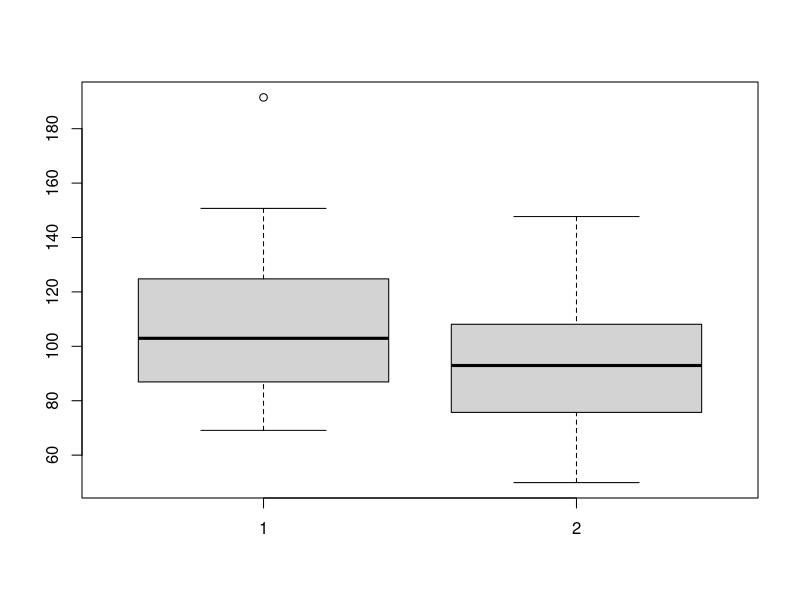

R code for this plot: (Note: this script raises an error after producing the figure.)
##tutorial 7
#Two-sample means T-Test (Independent samples)
?mtcars
t.test(mtcars$mpg~mtcars$am)       ## DV first then IV,am&pm are in the same column, so we need to split them by using ~


## Dependent sample (matched pairs) t.test
## Note that dependent sample implies that the result in the 2nd group is affected by result in first group
install.packages('MASS')
library(MASS)
?immer
immer
boxplot(immer$Y1, immer$Y2)
ttest <- t.test(immer$Y1, immer$Y2, paired=TRUE)   ## this is a paired t-test
### please note I here did not use the ~ sign as the two values I am comparing are in two different columns

ttest    ## mean of Y1 > mean of Y2 by 15.9
names(ttest)   # to get the labels of the variables you want to extract
st <- ttest$statistic
pvalue <- ttest$p.value
st
pvalue      ##p value <0.05, reject the null hypothesis, there is a significant difference between Y1 and Y2
       
mean(immer$Y1)-mean(immer$Y2)  ##if you want to get the difference in means
#the independent t-test there's no seperate mean, but there's seperate mean for dependent t-test.

#Assignment5
#1.independent t-test
View(data1)
t.test(data1$mcr_300c~data1$sex)


#2.dependent t-test
#> mice <- read.csv("~/Desktop/1344/R/mice.csv")
#>   View(mice)
t.test(mice$weight ~ mice$group, paired=TRUE)

